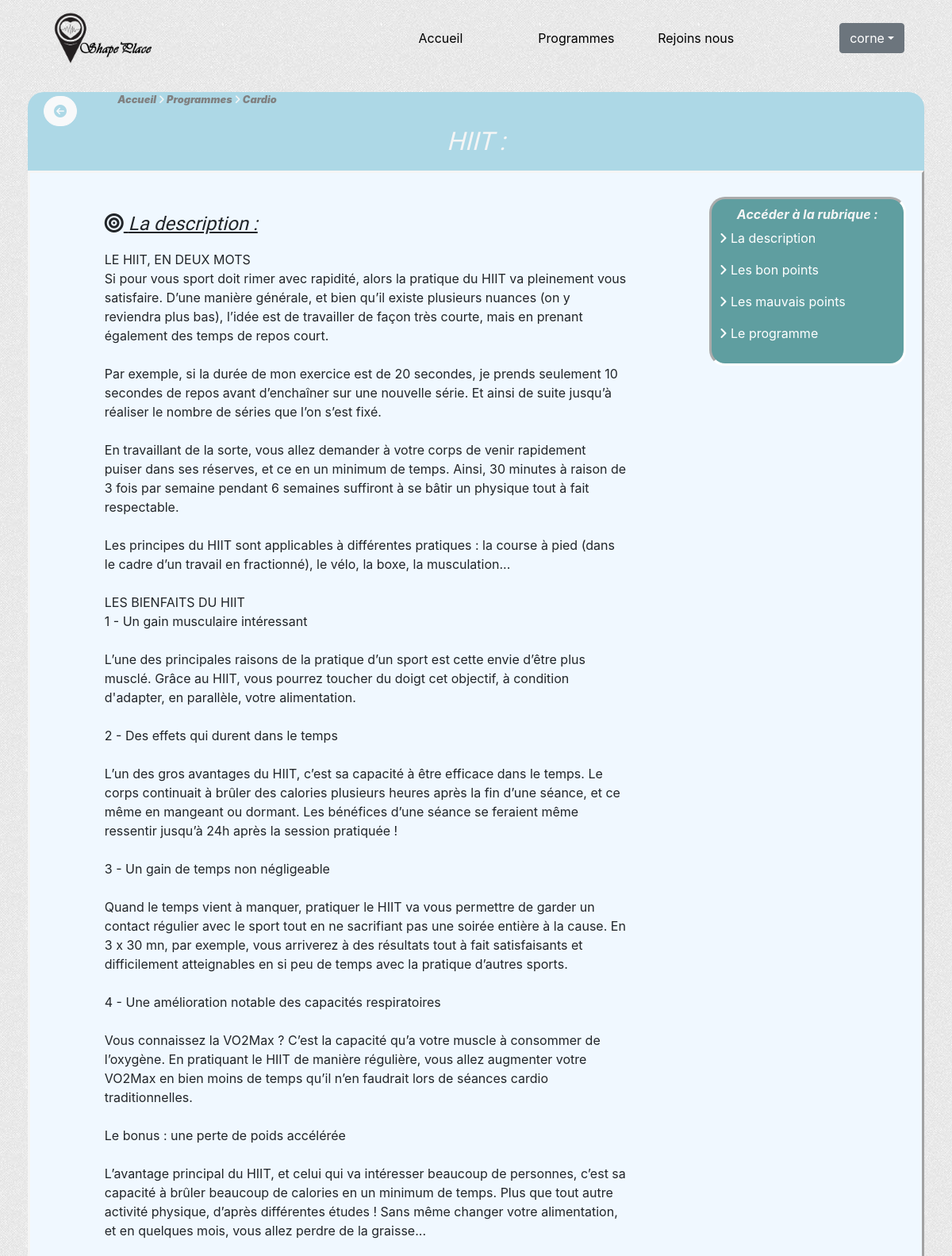
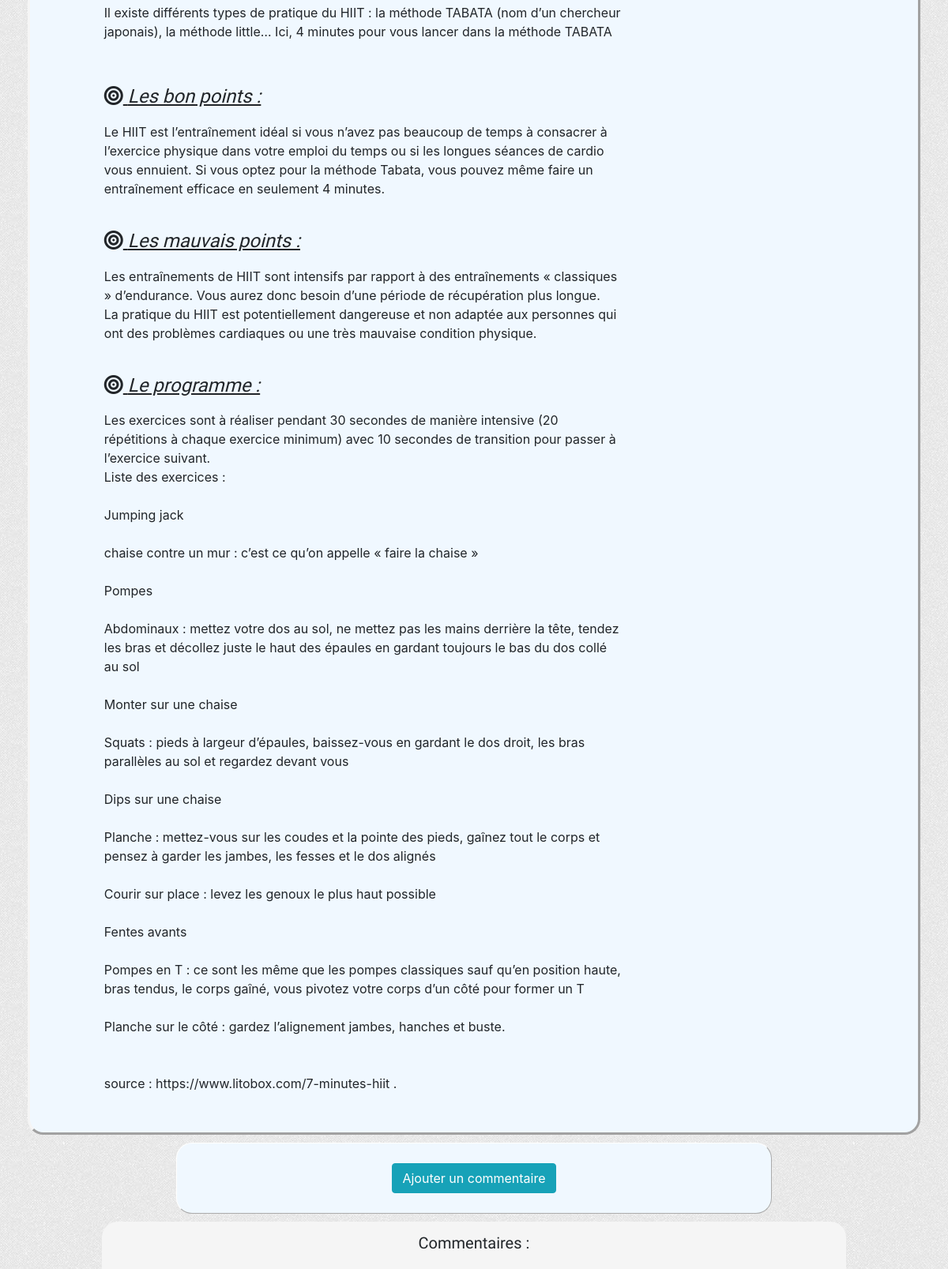
The app's page /index.php?action=program&id=1&section=1 (signed in, upper part) with its own data (2 pictures, top to bottom).
### tables this page shows
CREATE TABLE IF NOT EXISTS `section` (
  `id` int(11) NOT NULL AUTO_INCREMENT,
  `name` varchar(255) NOT NULL,
  `extract` varchar(255) NOT NULL,
  `content` text NOT NULL,
  PRIMARY KEY (`id`)
);

CREATE TABLE IF NOT EXISTS `program` (
  `id` int(11) NOT NULL AUTO_INCREMENT,
  `id_section` int(11) NOT NULL,
  `name` varchar(255) NOT NULL,
  `extract` varchar(255) NOT NULL,
  `description` text,
  `good_point` text,
  `bad_point` text,
  `program` text,
  `date_added` datetime NOT NULL DEFAULT CURRENT_TIMESTAMP,
  PRIMARY KEY (`id`),
  KEY `id_section` (`id_section`)
);

### controller/frontend/ProgramController.php (called while the page is built, shortened)
<?php
require_once ('model/ProgramManager.php');
require_once ('model/SectionManager.php');
Class ProgramController
{
	public function showProgram($idSection,$idProgram)
	{
		$programManager = new Cornelissen\Shapeplace\Model\ProgramManager();
		$sectionManager = new Cornelissen\Shapeplace\Model\SectionManager();
		$section = $sectionManager->getSection($idSection);
		$program = $programManager->getProgram($idProgram);
		require('view/frontend/programView.php');
	}
}

### model/ProgramManager.php (called while the page is built, shortened)
<?php
Class ProgramManager extends Manager
{
	public function getProgram($idProgram)
	{
		$db = $this->dbConnect();
		$req = $db->prepare('SELECT * FROM program WHERE id = ?');
		$req->execute(array($idProgram));
		$program = $req->fetch();
		return $program;
	}
}

### model/SectionManager.php (called while the page is built, shortened)
<?php
Class SectionManager extends Manager
{
	public function getSection($idSection)
	{
		$db = $this->dbConnect();
		$req = $db->prepare('SELECT * FROM section WHERE id = ?');
		$req->execute(array($idSection));
		$section = $req->fetch();
		return $section;
	}
}

### view/frontend/programView.php (the view, shortened to what this page needs)
<div class="row">
	<div class="col-lg-12 cadreTitle">
		<div class="row">
			<div class="col-lg-1 backListProgram">
				<a href="index.php?action=list&amp;id=<?= $program['id_section'] ?>" class="btn btn-light"><i class="fas fa-arrow-circle-left"></i></a>
			</div>
			<div class="col-lg-6 accessCategory">
				<p>
					<a href="index.php">Accueil</a>
					<i class="fas fa-angle-right"></i>
					<a href="index.php?action=section">Programmes</a>
					<i class="fas fa-angle-right"></i>
					<a href="index.php?action=list&amp;id=<?=$section['id']?>"><?=$section['name']?></a>
				</p>
			</div>
		</div>
		<div class='row'>
			<div class="offset-lg-3 col-lg-6">
				<h2 class="titreProgram"><?= $program['name'] ?> : </h2>
			</div>
		</div>
	</div>
</div>
<div class="row">
	<div class="col-lg-12 content">
		<div class="row">
			<div class="col-lg-9">
				<div class="row">
					<div class="offset-lg-1 col-lg-10">
					<?php if (isset($program['description']))
					{
					?>
						<div class="contentProgram">
							<h4 id="description"><i class="fas fa-bullseye"></i> La description : </h4>
							<p><?= nl2br($program['description']) ?></p>
						</div>
					<?php
					}
					if (isset($program['good_point']))
					{
					?>
						<div class="contentProgram">
							<h4 id="goodPoint"><i class="fas fa-bullseye"></i> Les bon points : </h4>
							<?= nl2br($program['good_point']) ?>
						</div>
					<?php
					}
					if (isset($program['bad_point']))
					{
					?>
						<div class="contentProgram">
							<h4 id="badPoint"><i class="fas fa-bullseye"></i> Les mauvais points : </h4>
							<?= nl2br($program['bad_point']) ?>
						</div>
					<?php
					}
					if (isset($program['program']))
					{
					?>
						<div class="contentProgram">
							<h4 id="program"><i class="fas fa-bullseye"></i> Le programme : </h4>
							<?= nl2br($program['program']) ?>
						</div>
					<?php
					}
					?>
					</div>
				</div>
			</div>
			<div class="col-lg-3 ">
				<nav id="asideProgram">
					<h6>Accéder à la rubrique :</h6>
					<?php if (isset($program['description']))
					{
					?>
						<p><i class="fas fa-angle-right"></i><a href="#description"> La description </a></p>
					<?php
					}
					if (isset($program['good_point']))
					{
					?>
						<p><i class="fas fa-angle-right"></i><a href="#goodPoint"> Les bon points </a></p>
					<?php
					}
					if (isset($program['bad_point']))
					{
					?>
						<p><i class="fas fa-angle-right"></i><a href="#badPoint"> Les mauvais points </a></p>
					<?php
					}
					if (isset($program['program']))
					{
					?>
						<p><i class="fas fa-angle-right"></i><a href="#program"> Le programme </a></p>
					<?php
					}
					?>
				</nav>
			</div>
		</div>
	</div>
</div>
<div class="row">
	<div class="offset-lg-2 col-lg-8 formComment">
		<div class="row">
			<div class="offset-lg-4 col-lg-4">
				<button type="button" id="enableFormComment" class="btn btn-info">Ajouter un commentaire</button>
			</div>
		</div>
	</div>
</div>
<div class="row">
	<div class="offset-lg-1 col-lg-10 cadreComment">
		<div class="titleComment">
			<h5> Commentaires : </h5>
		</div>
	</div>
</div>
<?php
require('template.php');
?>

### public/css/style.css (style rules this page uses)
body { background: url('../images/light_toast.png'); }
.cadreTitle { margin : 20px 0 0 0; border-top-right-radius : 20px; border-top-left-radius : 20px; background: lightblue; }
.backSection a , .backListProgram a { margin-top: 5px; border-radius: 20px; color : lightblue; }
.titreSection, .titreProgram { text-align: center; font-style: italic; color: whitesmoke; padding-bottom: 10px; font-family: 'Mansalva', cursive; }
.accessCategory { text-align: left; font-style: italic; color: whitesmoke; font-weight: 900; font-size: 0.8em; }
.accessCategory a { text-decoration: none; color: grey; }
.content,.contentSection { padding: 30px 0 30px 0; background: aliceblue; border-bottom-right-radius: 20px; border-bottom-left-radius: 20px; border: 3px outset whitesmoke; }
.contentProgram { padding: 20px 0 20px 0; }
.contentProgram h4 { font-family: 'Mansalva', cursive; text-decoration: underline; font-style: italic; padding-bottom: 10px; }
#asideProgram { border:3px inset white; border-radius: 20px; background:cadetblue; color: white; padding: 10px; position: sticky; top: 200px; }
#asideProgram a { text-decoration: none; color: white; }
#asideProgram h6 { text-align: center; font-weight: 700; font-style: italic; color: whitesmoke; }
.formComment { background: aliceblue; border-radius: 20px; border: 1px outset white; margin: 10px 0 10px 0; padding: 25px 0 25px 0; text-align: center; }
.cadreComment { background: whitesmoke; border-radius: 20px; padding: 0 0 10px 0; }
.titleComment { text-align: center; font-family: 'Mansalva', cursive; padding: 15px 0 15px 0; }

### records on screen
section: name "Cardio"
program: name "HIIT", description "LE HIIT, EN DEUX MOTS Si pour vous sport doit rimer avec rapidité, alors la pratique du HIIT va pleinement vous satisfaire. D’une manière générale, et bien qu’il existe plusieurs nuances (on y reviendra plus bas), l’idée est de travailler de façon très courte, mais en prenant également des temps de repos court. Par exemple, si la durée de mon exercice est de 20 secondes, je prends seulement 10 secondes de repos avant d’enchaîner sur une nouvelle série. Et ainsi de suite jusqu’à réaliser le nombre de séries que l’on s’est fixé. En travaillant de la sorte, vous allez demander à votre corps de venir rapidement puiser dans ses réserves, et ce en un minimum de temps. Ainsi, 30 minutes à raison…", good_point "Le HIIT est l’entraînement idéal si vous n’avez pas beaucoup de temps à consacrer à l’exercice physique dans votre emploi du temps ou si les longues séances de cardio vous ennuient. Si vous optez pour la méthode Tabata, vous pouvez même faire un entraînement efficace en seulement 4 minutes.", bad_point "Les entraînements de HIIT sont intensifs par rapport à des entraînements « classiques » d’endurance. Vous aurez donc besoin d’une période de récupération plus longue. La pratique du HIIT est potentiellement dangereuse et non adaptée aux personnes qui ont des problèmes cardiaques ou une très mauvaise condition physique.", program "Les exercices sont à réaliser pendant 30 secondes de manière intensive (20 répétitions à chaque exercice minimum) avec 10 secondes de transition pour passer à l’exercice suivant. Liste des exercices : Jumping jack chaise contre un mur : c’est ce qu’on appelle « faire la chaise » Pompes Abdominaux : mettez votre dos au sol, ne mettez pas les mains derrière la tête, tendez les bras et décollez juste le haut des épaules en gardant toujours le bas du dos collé au sol Monter sur une chaise Squats : pieds à largeur d’épaules, baissez-vous en gardant le dos droit, les bras parallèles au sol et regardez devant vous Dips sur une chaise Planche : mettez-vous sur les coudes et la pointe des pieds,…"

### other values on screen
$_SESSION['pseudo'] "corne"
